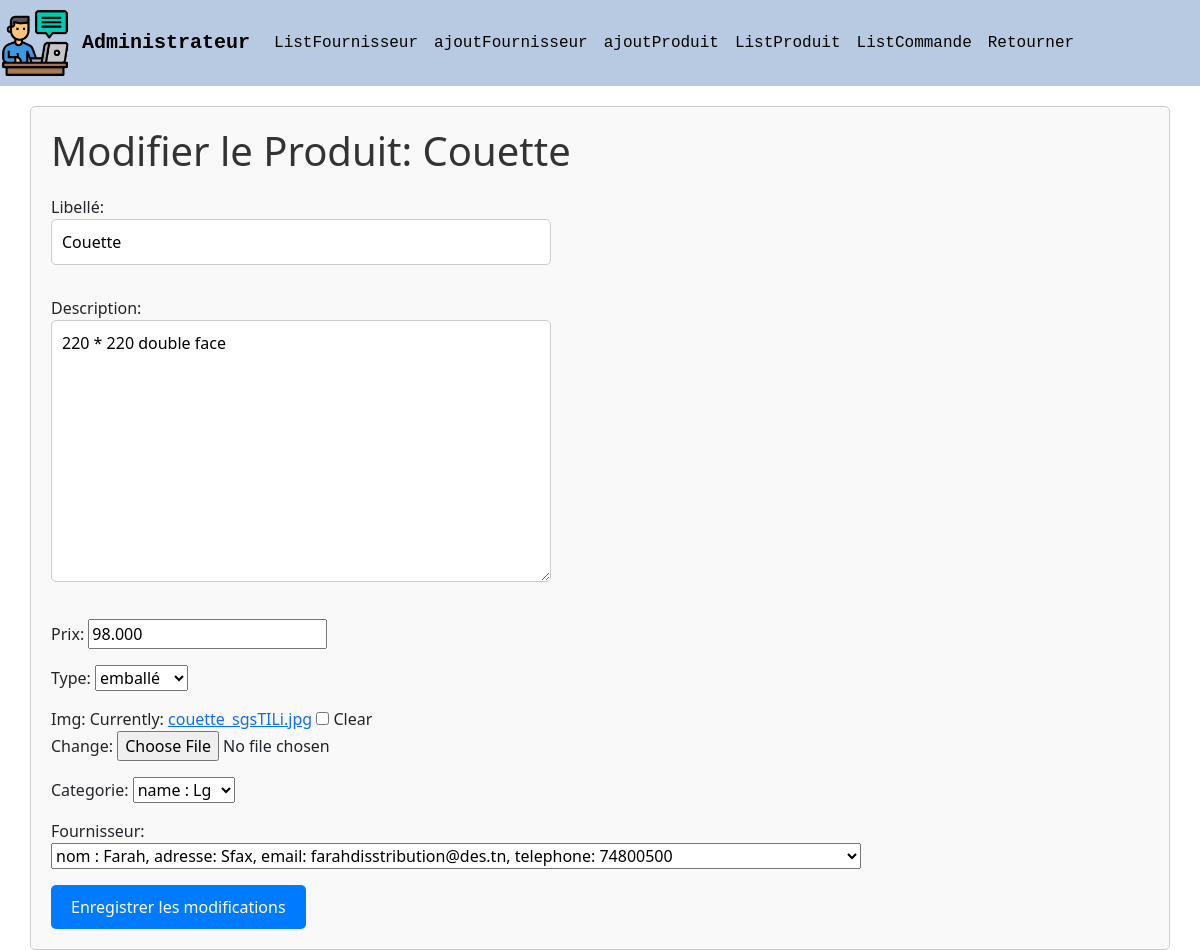
Screenshot of /magasin/18/modifier/ with the database file from the repository.
### magasin/models.py (models this page shows, shortened)
class Produit (models.Model):
    libellé=models.CharField(max_length=100)
    description=models.TextField(default='Non définie')
    prix=models.DecimalField(max_digits=10,decimal_places=3)
    TYPE_CHOICES=[('em','emballé'),('fr','Frais'),('cs','Conserve')]
    type=models.CharField(max_length=2,choices=TYPE_CHOICES,default='em')
    img=models.ImageField(blank=True)
    categorie=models.ForeignKey(Categorie ,on_delete=models.CASCADE,null=True)
    Fournisseur=models.ForeignKey(Fournisseur,on_delete=models.CASCADE,null=True)

### magasin/views.py (the view)
# urls.py: path('<int:pk>/modifier/',ModifierProduit.as_view(), name='modifier_produit'),
class ModifierProduit(UpdateView):
    model = Produit
    template_name = 'magasin/edit_prod.html'
    form_class = ProduitForm
    success_url = reverse_lazy('magasin:mesP')

### magasin/forms.py
class ProduitForm(ModelForm):
    class Meta :
        model = Produit
        fields = "__all__"

### magasin/models.py (called while the page is built)
    def __str__(self) :
        return 'name : '+self.name

    def __str__(self):
        return 'nom : '+self.nom+', adresse: '+self.adresse+', email: '+self.email+', telephone: '+self.telephone

### magasin/templates/magasin/edit_prod.html (shortened to what this page needs)
{% extends 'magasin/admin.html' %}
{% block content %}
<div class="container">
    <h1>Modifier le Produit: {{ produit.libellé }}</h1>
    <form method="post" enctype="multipart/form-data">
        {{ form.as_p }}
        <button type="submit" class="btn btn-primary">Enregistrer les modifications</button>
    </form>
</div>
{% endblock %}

### magasin/templates/magasin/edit_prod.html (style rules this page uses)
.container { margin-top: 20px; padding: 20px; border: 1px solid #ccc; border-radius: 5px; background-color: #f9f9f9; }
h1 { color: #333; margin-bottom: 20px; }
form { max-width: 500px; }
input[type="text"], textarea { width: 100%; padding: 10px; margin-bottom: 15px; border: 1px solid #ccc; border-radius: 5px; box-sizing: border-box; }
.btn-primary { background-color: #007bff; color: #fff; padding: 10px 20px; border: none; border-radius: 5px; cursor: pointer; }

### rows the page displays
Produit: libellé "Couette", description "220 * 220 double face", prix "98.000", type "emballé", categorie "name : Lg", Fournisseur "nom : Farah, adresse: Sfax, email: farahdisstribution@des.tn, telephone: 74800500"
